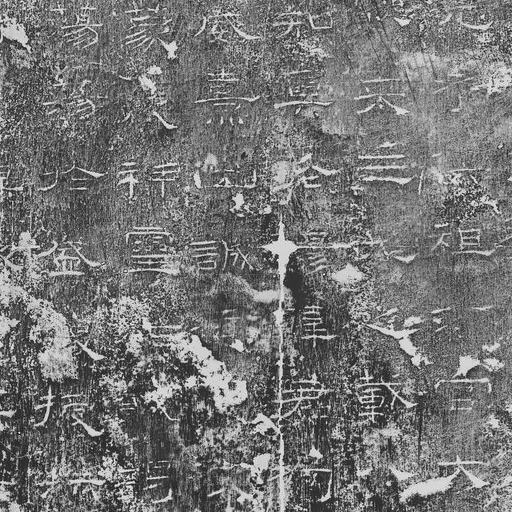
#> input picture data/catalog/assessments/outputs/han_03_liqi.png, 512 x 512 px
$ python -i assess_museum_condition.py   (imports and definitions only)   (older library calls are emulated)
#> lines starting #> are read from the running program, lines starting #| are printed output that depends on the picture; after the words box and inside, x2 and y2 are one past the last pixel; in counts of white or black regions, pixels touching at a corner belong together
### degradation_analysis.py
"""Input-only, explainable diagnostics. Scores are heuristics, never accuracy."""
from __future__ import annotations

import cv2
import numpy as np
from scipy import fft

VERSION = 'adaptive-rubbing-v2.1'


PASSTHROUGH_CRITERION = 'pixel-equal-v1'


# [102 lines left out: functions change_stats, validate_gray, periodic_peaks, analyze_degradation, not called in this run]


def missing_information_mask(image):
    """Interior uniform patches that are smaller than the page background.

    A flat hole is missing information. Later filters must copy the original
    pixels back instead of painting a stroke into it.
    """
    values = image.astype(np.float32)
    mean = cv2.blur(values, (15, 15))
    square = cv2.blur(values * values, (15, 15))
    deviation = np.sqrt(np.maximum(square - mean * mean, 0))
    flat = cv2.erode((deviation < 2.2).astype(np.uint8), np.ones((5, 5), np.uint8))
    count, labels, stats, _ = cv2.connectedComponentsWithStats(flat, 8)
    mask = np.zeros(image.shape, np.uint8)
    if count <= 1:
        return mask
    areas = sorted(((index, int(stats[index, cv2.CC_STAT_AREA])) for index in range(1, count)), key=lambda item: -item[1])
    border, interior = [], []
    for index, area in areas:
        x, y, width, height = (int(stats[index, key]) for key in (
            cv2.CC_STAT_LEFT, cv2.CC_STAT_TOP, cv2.CC_STAT_WIDTH, cv2.CC_STAT_HEIGHT))
        touches = x <= 1 or y <= 1 or x + width >= image.shape[1] - 1 or y + height >= image.shape[0] - 1
        (border if touches else interior).append((index, area))
    background = {border[0][0]} if border else set()
    if border:
        background_pixels = image[labels == border[0][0]]
        background_mean = float(background_pixels.mean()) if background_pixels.size else float(np.median(image))
    else:
        edge = np.concatenate([image[0], image[-1], image[:, 0], image[:, -1]])
        background_mean = float(np.median(edge))
    limit = image.size * 0.12
    for index, area in interior:
        if index in background or area < 80 or area > limit:
            continue
        region_mean = float(image[labels == index].mean())
        # Page-colored interior blanks are margins or column gaps, not loss.
        if abs(region_mean - background_mean) < 18:
            continue
        mask[labels == index] = 255
    return mask


# [23 lines left out: functions preserve_missing_regions, fidelity_diagnostics, not called in this run]


class AdaptiveRubbingRestorer:
    """No degradation label or reference parameter is accepted by production logic."""
    version = VERSION

    # [65 lines left out: functions restore, interior_constant_block, not called in this run]


class AdaptiveRubbingRestorerV22(AdaptiveRubbingRestorer):
    """Candidate only. The production default remains adaptive-rubbing-v2.1.

    An exactly constant interior block is the occlusion used by the synthetic
    benchmark. Historical scans are not exact constants, so this gate does not
    claim to detect stone loss on the 28 museum images.
    """

    version = 'adaptive-rubbing-v2.2-candidate'

    # [20 lines left out: function restore, not called in this run]

### scripts/assess_museum_condition.py
"""Measure rubbing-image condition and run a recorded partial restoration for all 28 works.

The grade is an image diagnostic. It is not a stone-weathering score. PSNR and SSIM
stay unassessed because the readable image is not a paired ground truth.
"""
from __future__ import annotations

import csv
import hashlib
import json
import shutil
import time
from pathlib import Path

import cv2
import numpy as np

import sys
ROOT = Path(__file__).resolve().parents[1]
sys.path.insert(0, str(ROOT))
from catalog import museum_records
from degradation_analysis import AdaptiveRubbingRestorer, VERSION, missing_information_mask

CATALOG_PATH = ROOT / 'data/catalog/steles28.json'


# [4 lines left out: function results_root, not called in this run]

ASSESS_DIR = ROOT / 'data/catalog/assessments'
REVIEW_CSV = ROOT / 'docs/audit/28-steles-authorship-condition-review.csv'
REVIEW_MD = ROOT / 'docs/audit/28-steles-authorship-condition-review.md'
RULE = 'rubbing-image-condition-v1'
BATCH = 'assess28-20261018'


# [4 lines left out: function write_json, not called in this run]


def read_json(path):
    return json.loads(path.read_text(encoding='utf-8'))


def sha_bytes(data):
    return hashlib.sha256(data).hexdigest()


# [15 lines left out: functions read_gray, write_png, not called in this run]


def scaled(image, long_side=1400):
    height, width = image.shape
    longest = max(height, width)
    if longest <= long_side:
        return image, 1.0
    ratio = long_side / longest
    resized = cv2.resize(image, (max(1, int(round(width * ratio))), max(1, int(round(height * ratio)))), interpolation=cv2.INTER_AREA)
    return resized, ratio


def component_fragmentation(image):
    small = image
    border = max(2, int(round(min(small.shape) * 0.04)))
    edge = np.concatenate([
        small[:border, :].ravel(), small[-border:, :].ravel(),
        small[:, :border].ravel(), small[:, -border:].ravel(),
    ])
    dark_ground = float(np.median(edge)) < 96
    if dark_ground:
        work = cv2.threshold(small, 0, 255, cv2.THRESH_BINARY + cv2.THRESH_OTSU)[1]
    else:
        work = cv2.threshold(255 - small, 0, 255, cv2.THRESH_BINARY + cv2.THRESH_OTSU)[1]
    count, _, stats, _ = cv2.connectedComponentsWithStats(work, 8)
    areas = [int(stats[index, cv2.CC_STAT_AREA]) for index in range(1, count)]
    useful = [area for area in areas if area >= 6]
    tiny = [area for area in useful if area < 80]
    return {
        'darkGround': dark_ground,
        'componentCount': len(useful),
        'smallComponentFraction': (len(tiny) / len(useful)) if useful else None,
    }


def measure(image):
    view, ratio = scaled(image)
    loss = missing_information_mask(view)
    fragments = component_fragmentation(view)
    return {
        'analysisLongSide': int(max(view.shape)),
        'analysisScale': ratio,
        'mean': float(view.mean()),
        'contrastStd': float(view.std()),
        'laplacianVariance': float(cv2.Laplacian(view, cv2.CV_64F).var()),
        'suspectedUniformLossFraction': float(np.count_nonzero(loss) / loss.size),
        **fragments,
    }


# [30 lines left out: functions grade_from, crop_box, not called in this run]


def public_path(url):
    return ROOT / 'apps/web/public' / url.split('?', 1)[0].lstrip('/')


# [119 lines left out: functions sync_derived, observed, main, not called in this run]


def label(status):
    return {'verified': '已核定', 'pending_review': '有依据但待复核', 'disputed': '存在争议', 'unknown': '未核定', 'partial': '部分核定'}.get(status, status)


# [43 lines left out: functions person, write_review, not called in this run]


# [2 lines not run here, left out]

>>> import cv2
>>> picture = cv2.imread('../data/catalog/assessments/outputs/han_03_liqi.png', cv2.IMREAD_GRAYSCALE)
#> picture is the input picture: shape (512, 512); min 4, max 249, mean 117.4
>>> result = measure(picture)
#> in measure, `view, ratio = scaled(image)`: ratio = 1
#> in missing_information_mask, `mean = cv2.blur(values, (15, 15))`:
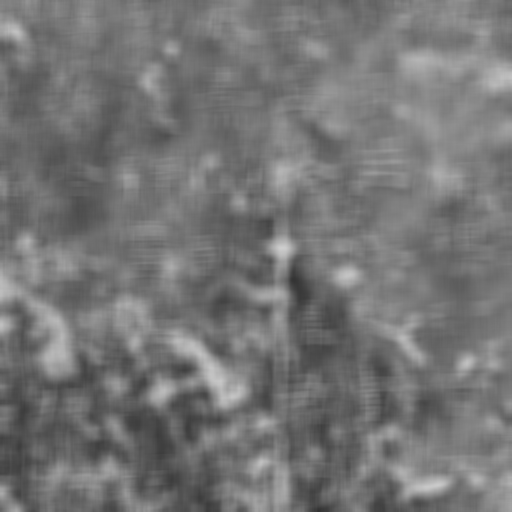
#> mean: shape (512, 512) float32; min 51.47, max 205.8, mean 117.3
#> in missing_information_mask, `square = cv2.blur(values * values, (15, 15))`:
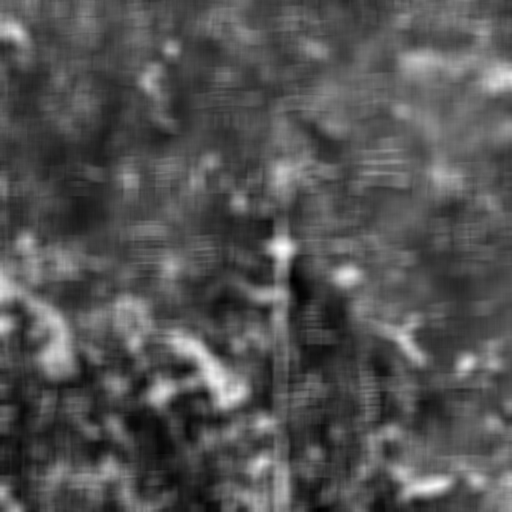
#> square: shape (512, 512) float32; min 2703.9, max 42917.6, mean 15858.7; drawn with min black and max white
#> in missing_information_mask, `deviation = np.sqrt(np.maximum(square - mean * mean, 0))`:
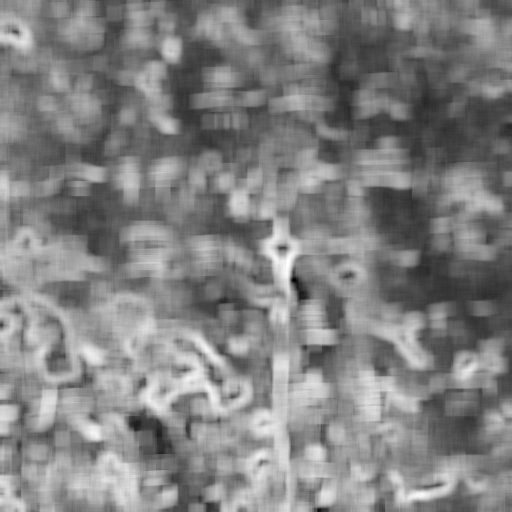
#> deviation: shape (512, 512) float32; min 4.6, max 72.65, mean 39.3; drawn with min black and max white
#> in missing_information_mask, `flat = cv2.erode((deviation < 2.2).astype(np.uint8), np.ones((5, 5), n..`: flat: shape (512, 512); every value is 0
#> in missing_information_mask, `count, labels, stats, _ = cv2.connectedComponentsWithStats(flat, 8)`: labels: shape (512, 512) int32; every value is 0
#> in missing_information_mask, `count, labels, stats, _ = cv2.connectedComponentsWithStats(flat, 8)`: stats = [[0, 0, 512, 512, 262144]]
#> in component_fragmentation, `dark_ground = float(np.median(edge)) < 96`: dark_ground = False
#> in component_fragmentation, `work = cv2.threshold(255 - small, 0, 255, cv2.THRESH_BINARY + cv2.THRE..`:
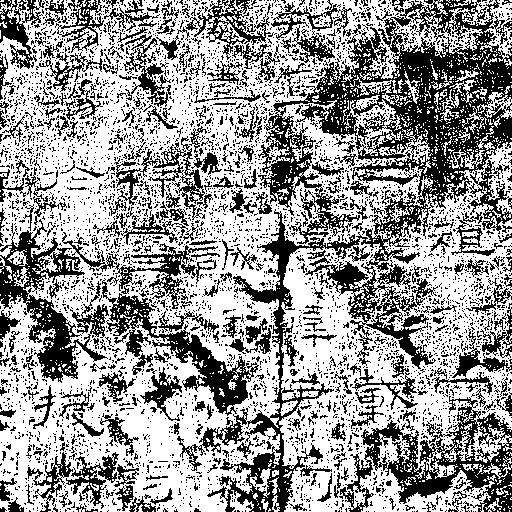
#> work: shape (512, 512); 60.4% white; 4903 black regions (4557 under 20 px), largest, box (x1, y1, x2, y2) and area: (177, 0, 512, 512) 31700, (339, 396, 512, 512) 6904, (0, 219, 109, 383) 5515
#> in component_fragmentation, `count, _, stats, _ = cv2.connectedComponentsWithStats(work, 8)`: count = 1345; stats = 1345 rows, first 6: [0, 0, 512, 512, 103754], [0, 0, 4, 2, 7], [8, 0, 3, 4, 5], [0, 0, 512, 512, 147471], [31, 0, 1, 3, 3], [51, 0, 12, 9, 48]
#> in component_fragmentation, `areas = [int(stats[index, cv2.CC_STAT_AREA]) for index in range(1, cou..`: areas = 1344 values, max 147471 at index 2, min 1 at index 8, mean 117.8
#> in component_fragmentation, `useful = [area for area in areas if area >= 6]`: useful = 271 values, max 147471 at index 1, min 6 at index 5, mean 576.9
#> in component_fragmentation, `tiny = [area for area in useful if area < 80]`: tiny = 247 values, max 77 at index 242, min 6 at index 3, mean 16.58
#> in measure, `fragments = component_fragmentation(view)`: fragments = {'darkGround': False, 'componentCount': 271, 'smallComponentFraction': 0.911}
#> result = 9 items
